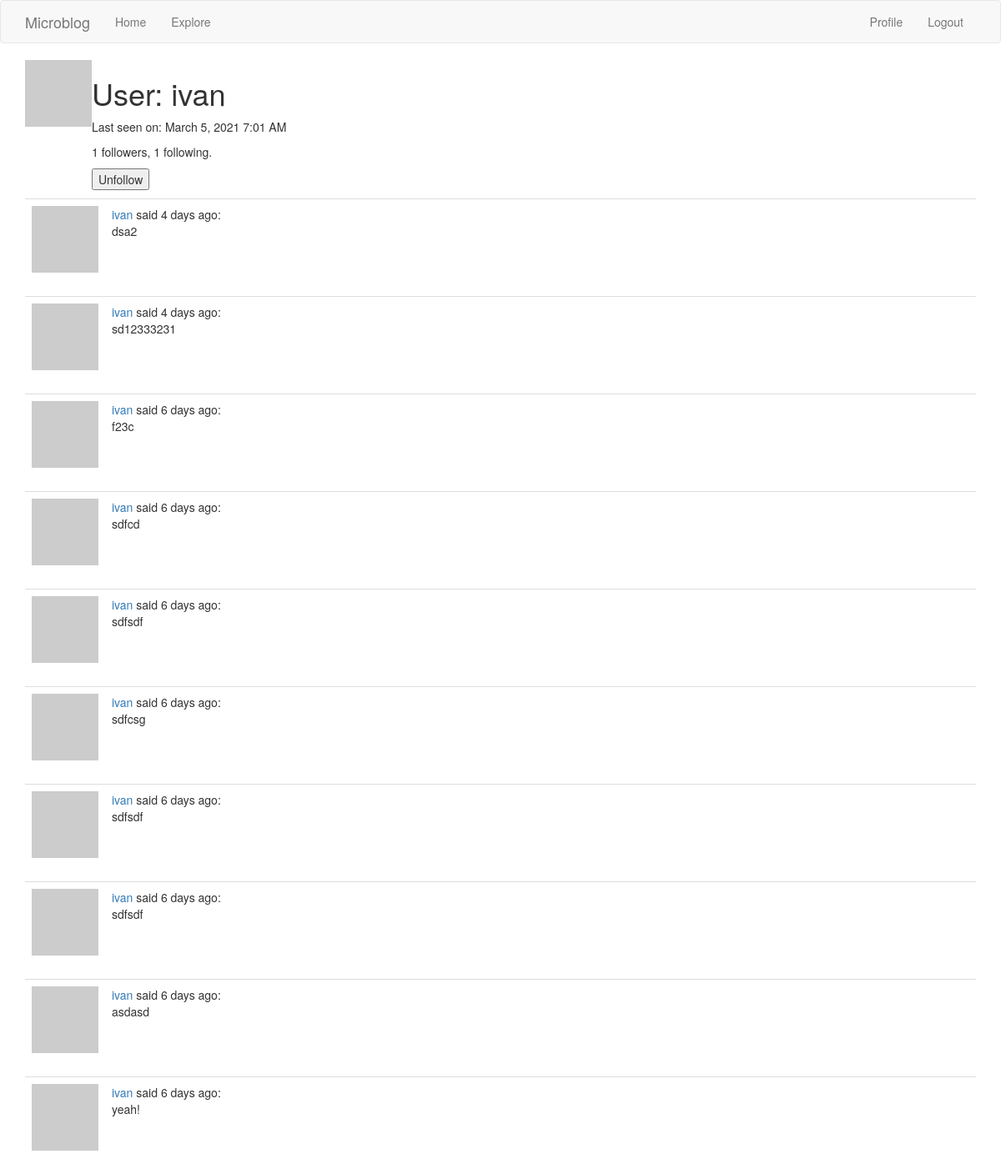
The page /user/ivan (signed in) on the database its author committed.
### app/models.py (models this page shows, shortened)
class User(UserMixin, db.Model):
    id = db.Column(db.Integer, primary_key=True)
    username = db.Column(db.String(64), index=True, unique=True)
    email = db.Column(db.String(120), index=True, unique=True)
    password_hash = db.Column(db.String(128))
    posts = db.relationship('Post', backref='author', lazy='dynamic')
    about_me = db.Column(db.String(140))
    last_seen = db.Column(db.DateTime, default=datetime.utcnow)
    followed = db.relationship(
        'User',
        secondary=followers,
        primaryjoin=(followers.c.follower_id == id),
        secondaryjoin=(followers.c.followed_id == id),
        backref=db.backref('followers', lazy='dynamic'),
        lazy='dynamic'
    )
    def avatar(self, size):
        lower_email = str(self.email).lower()
        digest = md5(lower_email.encode('utf-8')).hexdigest()
        return 'https://www.gravatar.com/avatar/{}?d=identicon&s={}'.format(digest, size)
    def is_following(self, user):
        return self.followed.filter(followers.c.followed_id == user.id).count() > 0

class Post(db.Model):
    id = db.Column(db.Integer, primary_key=True)
    body = db.Column(db.String(140))
    timestamp = db.Column(db.DateTime, index=True, default=datetime.utcnow)
    user_id = db.Column(db.Integer, db.ForeignKey('user.id'))

### app/routes.py (the view)
@app.route('/user/<username>')
@login_required
def user(username):
    user = User.query.filter_by(username=username).first_or_404()
    page = request.args.get('page', 1, type=int)
    posts = user.posts.order_by(Post.timestamp.desc()).paginate(
        page, app.config['POSTS_PER_PAGE'], False)
    next_url = url_for('user', username=user.username, page=posts.next_num) \
        if posts.has_next else None
    prev_url = url_for('user', username=user.username, page=posts.prev_num) \
        if posts.has_prev else None
    form = EmptyForm()
    return render_template('user.jinja', user=user, posts=posts.items,
                           next_url=next_url, prev_url=prev_url, form=form)

### app/forms.py
class EmptyForm(FlaskForm):
    submit = SubmitField('Submit')

### app/models.py (called while the page is built)
@login.user_loader
def load_user(user_id):
    return User.query.get(int(user_id))

### app/routes.py (called while the page is built)
@app.before_request
def before_request():
    if current_user.is_authenticated:
        current_user.last_seen = datetime.utcnow()
        db.session.commit()

### app/templates/user.jinja (shortened to what this page needs)
{% extends "base.jinja" %}
{% block app_content %}
    <table>
        <tr valign="top">
            <td><img src="{{ user.avatar(128) }}"></td>
            <td>
                <h1>User: {{ user.username }}</h1>
                {% if user.last_seen %}
                    <p>Last seen on: {{ moment(user.last_seen).format('LLL') }}</p>
                {% endif %}
                <p>{{ user.followers.count() }} followers, {{ user.followed.count() }} following.</p>
                {% if user == current_user %}
                <p><a href="{{ url_for('edit_profile') }}">Edit your profile</a></p>
                {% else %}
                <p>
                    <form action="{{ url_for('unfollow', username=user.username) }}" method="post">
                        {{ form.submit(value='Unfollow') }}
                    </form>
                </p>
                {% endif %}
            </td>
        </tr>
    </table>
    {% for post in posts %}
        {% include '_post.jinja' %}
    {% endfor %}
{% endblock %}

### app/templates/_post.jinja
<table class="table table-hover">
    <tr>
        <td width="70px">
            <a href="{{ url_for('user', username=post.author.username) }}">
                <img src="{{ post.author.avatar(70) }}" />
            </a>
        </td>
        <td>
            <a href="{{ url_for('user', username=post.author.username) }}">
                {{ post.author.username }}
            </a>
            said {{ moment(post.timestamp).fromNow() }}:
            <br>
            {{ post.body }}
        </td>
    </tr>
</table>

### rows shown on the page
User: username "ivan", last_seen "March 5, 2021 7:01 AM"
Post: author.username "ivan", timestamp "4 days ago", body "dsa2"
Post: author.username "ivan", timestamp "4 days ago", body "sd12333231"
Post: author.username "ivan", timestamp "6 days ago", body "f23c"
Post: author.username "ivan", timestamp "6 days ago", body "sdfcd"
Post: author.username "ivan", timestamp "6 days ago", body "sdfsdf"
Post: author.username "ivan", timestamp "6 days ago", body "sdfcsg"
Post: author.username "ivan", timestamp "6 days ago", body "sdfsdf"
Post: author.username "ivan", timestamp "6 days ago", body "sdfsdf"
Post: author.username "ivan", timestamp "6 days ago", body "asdasd"
Post: author.username "ivan", timestamp "6 days ago", body "yeah!"

### other values the page prints
{{ user.followers.count() }} "1"
{{ user.followed.count() }} "1"
